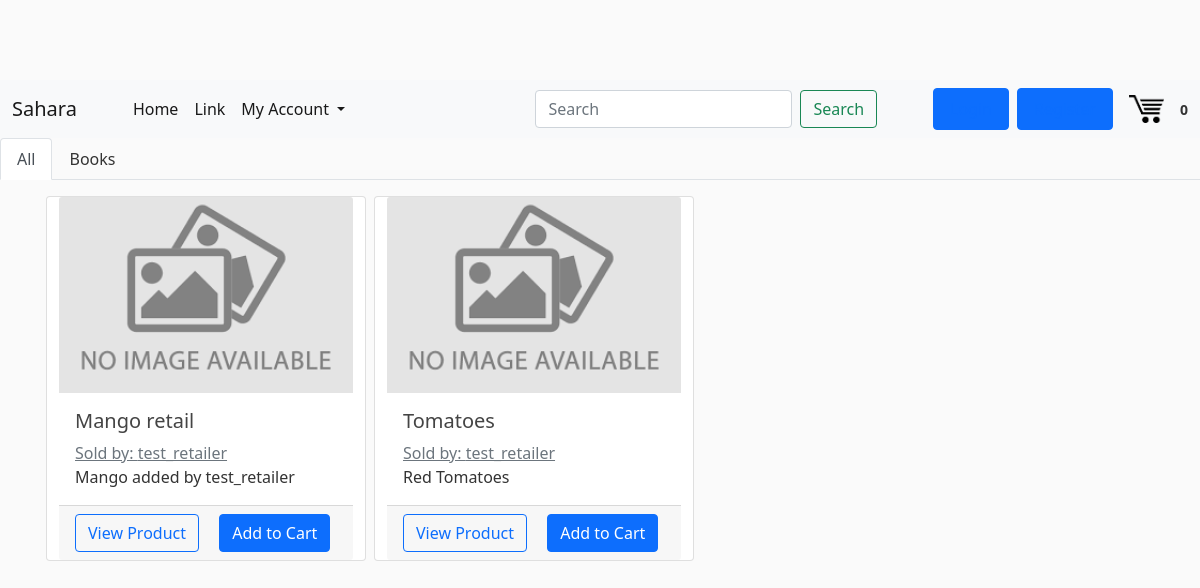
The page / on the database its author committed.
### core/models.py (models this page shows, shortened)
class Product(models.Model):
    seller = models.ForeignKey(User, on_delete = models.CASCADE, related_name="seller")
    date_posted = models.DateTimeField(auto_now_add=True)
    stock = models.PositiveIntegerField(default=0)
    title = models.CharField(max_length=255)
    content = models.TextField(blank=True, null=True)
    img = models.ImageField(default = "default.png", upload_to = "product_imgs/", blank=True, null=True)
    rating = models.DecimalField(max_digits=3, decimal_places=2, default=0.00, validators=[MinValueValidator(Decimal('0.00'))])
    tags = models.CharField(
        max_length = 20,
        choices = CAT_CHOICES,
        default = 'vegetables',
    )
    measurment_unit = models.CharField(
        max_length = 5,
        choices = UNIT_CHOICES,
        default = 'kg',
    )
    price_per_unit = models.DecimalField(max_digits=20, decimal_places=2, validators=[MinValueValidator(Decimal('0.00'))])

### core/views.py (the view)
# urls.py: path('', ProductListView.as_view(), name = "app-home"),
class ProductListView(ListView):
    model = Product
    template_name = 'core/home.html'
    context_object_name = 'prods'
    ordering = ['-date_posted']
    paginate_by = 20

### core/templates/core/home.html (shortened to what this page needs)
{% extends "core/base.html" %}
{% block nav %}
  <ul class="nav nav-tabs">
    <li class="nav-item">
      <a class="nav-link active" href="#">All</a>
    </li>
    <li class="nav-item">
      <a class="nav-link" style="text-decoration: none; color: inherit;" href="#">Books</a>
    </li>
{% endblock %}
{% block content %}
{% if user.profile.user_type == "CUSTOMER" or not user.is_authenticated %}
    {% for prod in prods %}
      {% if prod.seller.profile.user_type == "RETAILER" %}
        <div class="card mr-3" style="position: relative; top:1rem; left: 1rem; width: 20rem; margin-right: 0.5rem; margin-bottom: 0.5rem;">
            <a href="#">
                <img src="{{ prod.img.url }}" class="card-img-top" alt="Product image">
            </a>
            <div class="card-body">
                <a style="text-decoration: none; color:inherit" href="#">
                    <h5 class="card-title">{{ prod.title }}</h5>
                </a>
                <a class="card-subtitle text-muted" href="#">Sold by: {{ prod.seller }}</a>
                <p class="card-text" style="white-space: nowrap; overflow: hidden; text-overflow: ellipsis;">{{ prod.content }}</p>
            </div>
            <div class='card-footer'>
                <a href="{% url 'prod-detail' prod.id %}" class="card-link btn btn-outline-primary">View Product</a>
                <a href="#" class="card-link btn btn-primary">Add to Cart</a>
            </div>
          </div>
      {% endif %}
    {% endfor %}
{% endif %}
{% endblock content %}

### core/static/core/css/main.css (style rules this page uses)
body { background: #fafafa; color: #333333; margin-top: 5rem; }
h1, h2, h3, h4, h5, h6 { color: #444444; }
ul { margin: 0; }
.card { display:inline-block; }

### rows shown on the page
Product: img (placeholder picture), title "Mango retail", seller "test_retailer", content "Mango added by test_retailer"
Product: img (placeholder picture), title "Tomatoes", seller "test_retailer", content "Red Tomatoes"
